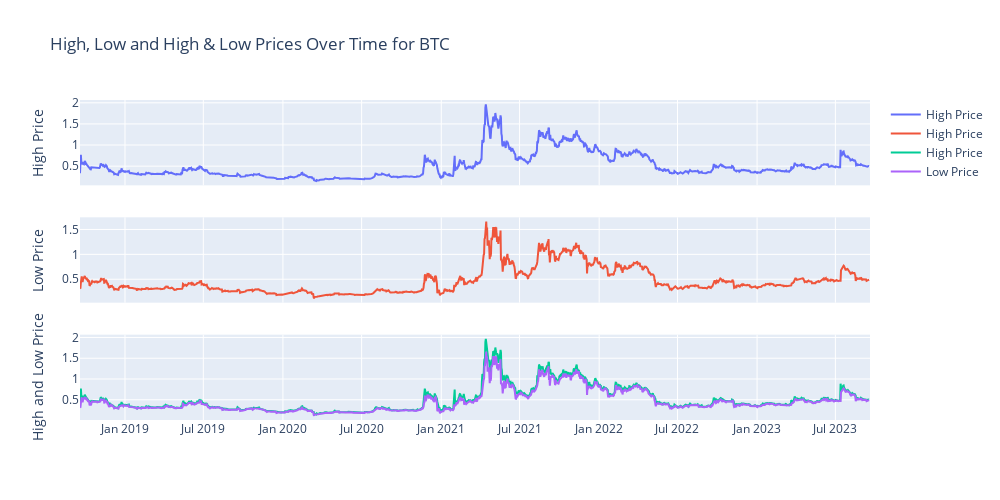

The notebook cell saved with this chart:
### Markdown cell above
### Now, creating plots for high and low column prices

### Code cell
#Creating Subplots for high and low columns

fig = make_subplots(rows=3, cols=1, shared_xaxes=True, vertical_spacing=0.1)

# Second subplot (High Price)
fig.add_trace(go.Scatter(x=XRP['Date'], y=XRP['High'], mode='lines', name='High Price'), row=1, col=1)
fig.update_yaxes(title_text="High Price", row=1, col=1)

# Third subplot (Low Price)
fig.add_trace(go.Scatter(x=XRP['Date'], y=XRP['Low'], mode='lines', name='High Price'), row=2, col=1)
fig.update_yaxes(title_text="Low Price", row=2, col=1)

# Fourth subplot(High and Low Prices)
fig.add_trace(go.Scatter(x=XRP['Date'], y=XRP['High'], mode='lines', name='High Price'), row=3, col=1)
fig.add_trace(go.Scatter(x=XRP['Date'], y=XRP['Low'], mode='lines', name='Low Price'), row=3, col=1)
fig.update_yaxes(title_text="High and Low Price", row=3, col=1)

# setting up the title and size of the graph
fig.update_layout(title_text="High, Low and High & Low Prices Over Time for BTC",
    height=500,  # Set the height
    width=1000) # width
fig.show()

### Figure 1 — Plotly figure (JSON) as saved in the notebook; plotly's stock layout.template omitted (floating-point values rounded to 4 significant figures; data arrays with more than 128 entries replaced by an {"elided": "..."} marker saying what was removed)
{"data": [{"mode": "lines", "name": "High Price", "type": "scatter", "x": {"elided": "1827 str values"}, "xaxis": "x", "y": {"elided": "1827 float values"}, "yaxis": "y"}, {"mode": "lines", "name": "High Price", "type": "scatter", "x": {"elided": "1827 str values"}, "xaxis": "x2", "y": {"elided": "1827 float values"}, "yaxis": "y2"}, {"mode": "lines", "name": "High Price", "type": "scatter", "x": {"elided": "1827 str values"}, "xaxis": "x3", "y": {"elided": "1827 float values"}, "yaxis": "y3"}, {"mode": "lines", "name": "Low Price", "type": "scatter", "x": {"elided": "1827 str values"}, "xaxis": "x3", "y": {"elided": "1827 float values"}, "yaxis": "y3"}], "layout": {"height": 500, "title": {"text": "High, Low and High & Low Prices Over Time for BTC"}, "width": 1000, "xaxis": {"anchor": "y", "domain": [0, 1], "matches": "x3", "showticklabels": false}, "xaxis2": {"anchor": "y2", "domain": [0, 1], "matches": "x3", "showticklabels": false}, "xaxis3": {"anchor": "y3", "domain": [0, 1]}, "yaxis": {"anchor": "x", "domain": [0.7333, 1], "title": {"text": "High Price"}}, "yaxis2": {"anchor": "x2", "domain": [0.3667, 0.6333], "title": {"text": "Low Price"}}, "yaxis3": {"anchor": "x3", "domain": [0, 0.2667], "title": {"text": "High and Low Price"}}}}
